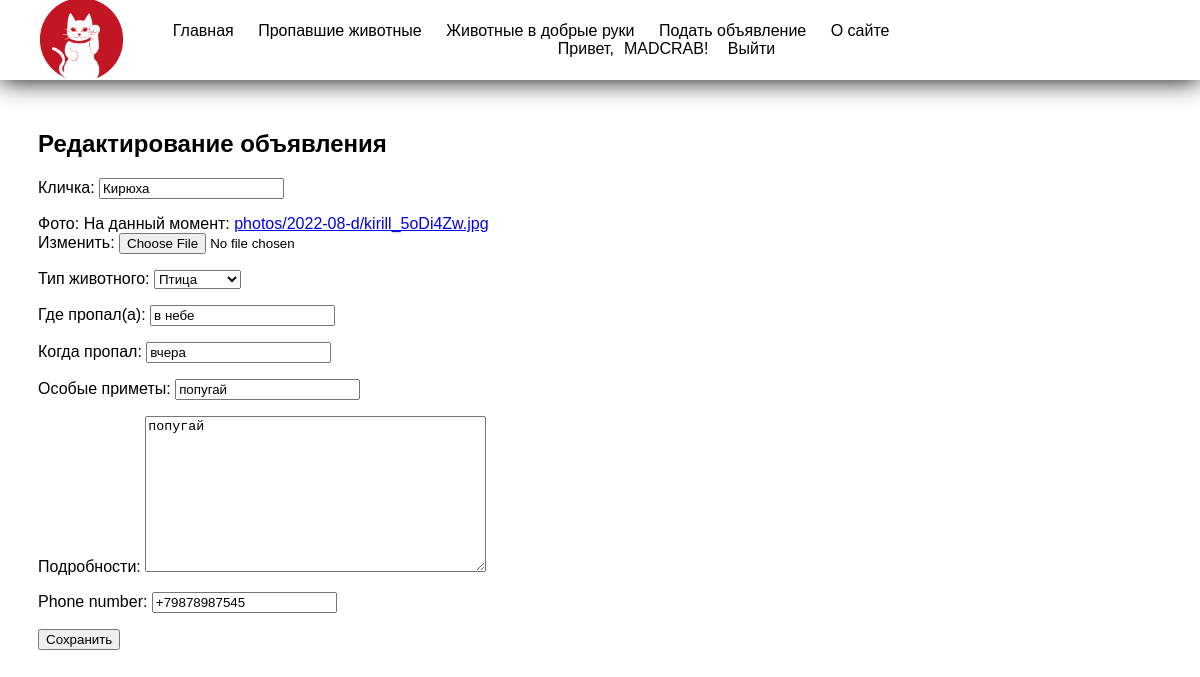
The page /lost_edit/12 (signed in) on the database its author committed.
### lost/models.py (models this page shows, shortened)
class LostAnimal(models.Model):  # модель животного-потеряшки
    objects = models.Manager()
    author = models.ForeignKey(User, on_delete=models.PROTECT, verbose_name='Автор', editable=False, null=True)
    name = models.CharField(max_length=200, verbose_name='Кличка')
    type = models.ForeignKey('AnimalType', null=True, on_delete=models.PROTECT, verbose_name='Тип животного')
    photo = models.ImageField(upload_to='photos/%Y-%m-d/', verbose_name='Фото', null=True)
    place = models.CharField(max_length=200, verbose_name='Где пропал(а)')
    time = models.CharField(verbose_name='Когда пропал', blank=True, max_length=200)
    special_signs = models.CharField(max_length=200, verbose_name='Особые приметы', blank=True)
    description = models.TextField(verbose_name='Подробности')
    phoneNumberRegex = RegexValidator(regex=r"^\+?1?\d{8,15}$")  # валидатор для поля номера телефона
    phone_number = models.CharField(validators=[phoneNumberRegex], max_length=12)
    published = models.DateTimeField(verbose_name='Опубликовано', auto_now_add=True)
    class Meta:
        verbose_name = 'Пропавшее животное'
        verbose_name_plural = 'Пропавшие животные'
        ordering = ['-published']

class AnimalType(models.Model):  # возможные типы животных для выбора в 'type' в модели LostAnimal
    objects = models.Manager()
    name = models.CharField(max_length=200, verbose_name='Название', unique=True)
    class Meta:
        verbose_name = 'Тип животного'
        verbose_name_plural = 'Типы животных'
    def __str__(self):
        return self.name

### lost/views.py (the view)
# urls.py: path('lost_edit/<int:pk>', views.LostAnimalUpdateView.as_view(), name='lost_edit'),
class LostAnimalUpdateView(LoginRequiredMixin, UpdateView):
    permission_denied_message = 'Для доступа к этой странице необходимо авторизоваться на сайте'
    login_url = '/login/'
    model = LostAnimal
    template_name = 'lost/lost_edit.html'
    form_class = LostAnimalForm
    def dispatch(self, request, *args, **kwargs):
        animal = self.get_object()
        if request.user == animal.author or request.user.is_superuser:
            return super(LostAnimalUpdateView, self).dispatch(request, *args, **kwargs)
        else:
            raise Http404('У Вас нет доступа к этой странице.')

### lost/forms.py
class LostAnimalForm(ModelForm):  # создаем форму на основе модели LostAnimal
    class Meta:
        model = LostAnimal
        fields = ('name',  # поля формы
                  'photo',
                  'type',
                  'place',
                  'time',
                  'special_signs',
                  'description',
                  'phone_number',
                  )

### templates/lost/lost_edit.html (shortened to what this page needs)
<!DOCTYPE html>
{% extends 'base.html' %}
{% block content %}
    <h2>Редактирование объявления</h2>
    <form method="POST" enctype="multipart/form-data">
        {{form.as_p}}
        <input type="submit" class="button-green" value="Сохранить"/>
    </form>
{% endblock content %}

### templates/base.html (shortened to what this page needs)
<!DOCTYPE html>
{% load static %}
<html lang="en">
    <head>
        {% block css %}
            <link href="{% static 'lost/css/buttons.css' %}" rel="stylesheet"/>
            <link href="{% static 'lost/css/base.css' %}" rel="stylesheet"/>
        {% endblock css %}
    </head>
    <body>
        <header>
            <a href="{% url 'home' %}"><img src="{% static 'lost/images/logocat.png' %}"/></a>
            <nav>
                <ul>
                    <li><a href="{% url 'home' %}">Главная</a></li>
                    <li><a href="{% url 'lost_list' %}">Пропавшие животные</a></li>
                    <li><a href="{% url 'lost_list' %}">Животные в добрые руки</a></li>
                    <li><a href="{% url 'lost_create' %}">Подать объявление</a></li>
                    <li><a href="{% url 'about' %}">О сайте</a></li>
                </ul>
                <div class="nav-auth">
                    {% if user.is_authenticated %}
                        {% if user.is_superuser %}
                            <p>Привет,<a href="/admin/">{{user.username}}!</a></p>
                            <a href="{% url 'logout' %}">Выйти</a>
                        {% else %}
                            <p>Привет,{{user.username}}!</p>
                            <a href="{% url 'logout' %}">Выйти</a>
                        {% endif %}
                    {% else %}
                        <p> <a href="{% url 'login' %}">Войти</a> </p>
                        <p> <a href="{% url 'signup' %}">Создать аккаунт</a> </p>
                    {% endif %}
                </div>
            </nav>
        </header>
        {% block content %}
        {% endblock content %}
    </body>
</html>

### static/lost/css/base.css (style rules this page uses)
header nav .nav-auth { margin-left: 440px; }
header nav .nav-auth p { margin: -5px; }
header nav .nav-auth a { text-decoration: none; color: black; margin: 10px; }
header img { height: 80px; margin-left: 40px; }
body { height: 125vh; background-image: #ffff; background-size: cover; font-family: sans-serif; margin-top: 80px; padding: 30px; }
header { background-color: white; position: fixed; top: 0; left: 0; right: 0; height: 80px; display: flex; align-items: center; box-shadow: 0 0 25px 0 black; }
header * { display: inline; }
header li { margin: 10px; }
header li a { color: black; text-decoration: none; }

### rows shown on the page
LostAnimal: name "Кирюха", type "Птица", place "в небе", time "вчера", special_signs "попугай", description "попугай", phone_number "+79878987545"

### other values the page prints
{{ user.username }} "MADCRAB"
